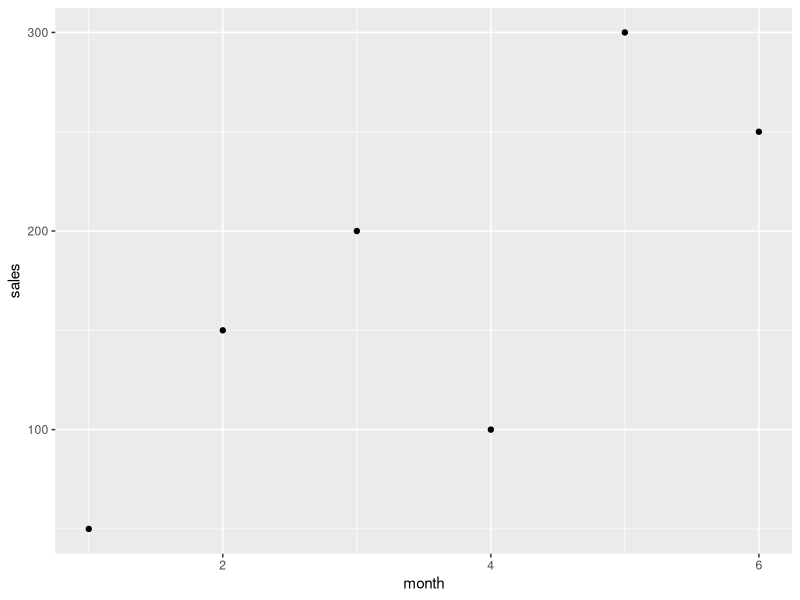
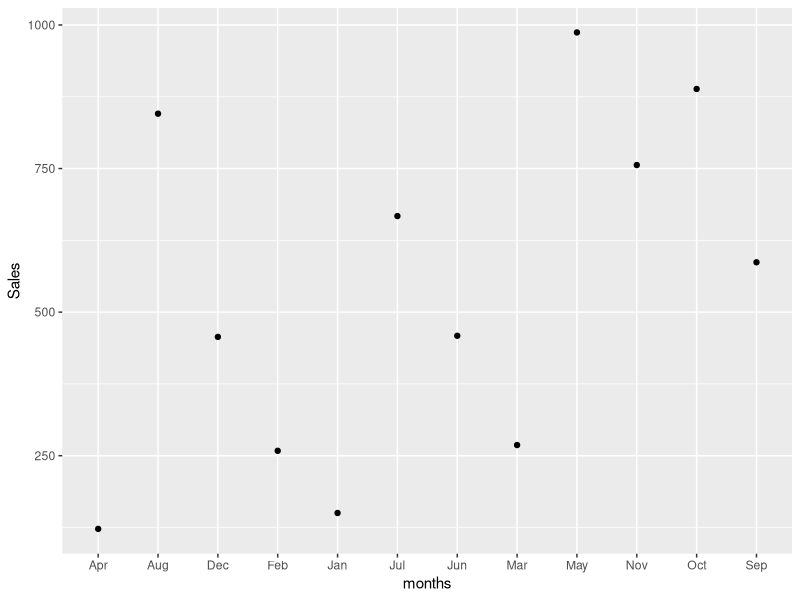

Generate these figures, in order, with R:
#Name: Praveen Pusarla
#Module1: Assignment2
#Question1:
student_num<-1:75
student_num

#Question2:
library("tidyverse")
sales<-c(50,150,200,100,300,250)
month<-(1:6)
qplot(month,sales)
q2_sales<-data_frame(month,sales)
q2_sales
max(sales)
which.max(q2_sales$sales)
#Wihch month has the largest sales: Obtained by running which.max(q2_sales$sales) - 5
#What was the amount can be obtained by running max(sales) - 300

#Question3:
months<-c("Jan", "Feb", "Mar", "Apr", "May", "Jun", "Jul", "Aug", "Sep", "Oct","Nov", "Dec")
typeof(months)
#What type of vector is months: "Character"
days<-c("Mon", "Tue", "Wed", "Thu","Fri","Sat","7")
typeof(days)
#How is the number 7 treated in the vector days: It is treated as "Character"
#Why: Because the vector days is typeof(days) is "Character"
Days<-c(1:7)
#Days and days contains different values
#Days is a integer Vector and days is a character vector

#Question4:

Sales <-c(150.25, 258.54, 268.55, 122.52, 987, 458.82, 667.23, 845.54, 586.78, 888.58, 756.12, 456.84)
Yearly_sales<-data_frame(months,Sales)
Yearly_sales
View(Yearly_sales)
which.max(Yearly_sales$Sales)
which.min(Yearly_sales$Sales)
#Open data frame from the environment pane:View(Yearly_sales)
#Which month had the most sales?: Run the command which.max(Yearly_sales$Sales): Output will be 5: 
#Which indicate the 5th row of the yearly sales has max sales and it is in "May"
#Which month had the least sales?: Run the command which.min(Yearly_sales$Sales): Output will be 4: 
#Which indicate the 4th row of the yearly sales has max sales and it is in "Apr"
qplot(months,Sales)

